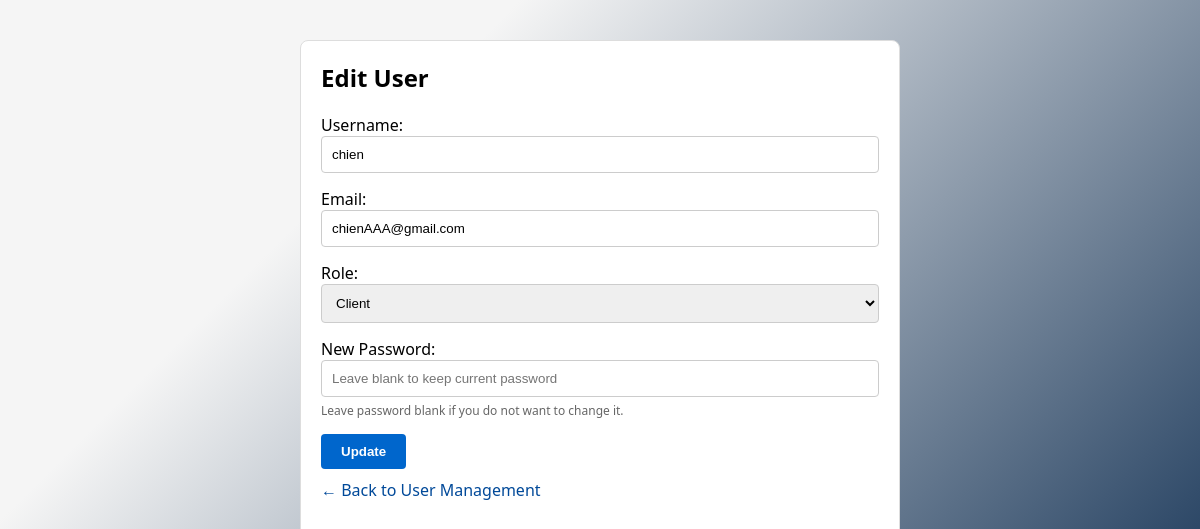
The app's page /adminedituser.php?id=1 (signed in) with its own data.
### tables this page shows
CREATE TABLE `users` (
  `id` int(11) NOT NULL,
  `username` varchar(100) NOT NULL,
  `email` varchar(100) NOT NULL,
  `password` varchar(255) NOT NULL,
  `role` enum('client','officer','admin') NOT NULL DEFAULT 'client'
);

### adminedituser.php (the view, shortened to what this page needs)
<?php
$conn = new mysqli("localhost", "root", "", "project");
$id = isset($_GET['id']) ? (int) $_GET['id'] : 0;
$stmt = $conn->prepare("SELECT username, email, role FROM users WHERE id = ?");
$stmt->bind_param("i", $id);
$stmt->execute();
$result = $stmt->get_result();
$user = $result->fetch_assoc();
?>
<!DOCTYPE html>
<html lang="en">
<head>
    <link rel="stylesheet" href="admin.css">
</head>
<body>
    <div class="form-edit">
        <h2>Edit User</h2>
        <form method="POST">
            <label>Username:</label>
            <input type="text" name="username" value="<?= htmlspecialchars($user['username']) ?>" required>
            <label>Email:</label>
            <input type="email" name="email" value="<?= htmlspecialchars($user['email']) ?>" required>
            <label>Role:</label>
            <select name="role" required>
                <option value="client" <?= $user['role'] === 'client' ? 'selected' : '' ?>>Client</option>
            </select>
            <label>New Password:</label>
            <input type="password" name="password" placeholder="Leave blank to keep current password">
            <p class="note">Leave password blank if you do not want to change it.</p>
            <button type="submit">Update</button>
        </form>
        <a href="adminusermanagment.php">← Back to User Management</a>
    </div>
</body>
</html>

### admin.css (style rules this page uses)
* { margin: 0; padding: 0; box-sizing: border-box; }
body { font-family: 'Segoe UI', sans-serif; background-color: #002147; background-image: linear-gradient(315deg, #002147 0%, #f5f5f5 74%); display: flex; height: 100vh; }
.form-edit { max-width: 600px; margin: 40px auto; background: #fff; padding: 20px; border: 1px solid #ddd; border-radius: 8px; }
.form-edit h2 { margin-bottom: 20px; }
.form-edit input, .form-edit select { width: 100%; padding: 10px; margin-bottom: 15px; border: 1px solid #ccc; border-radius: 4px; }
.form-edit button { background-color: #0066cc; color: white; padding: 10px 20px; border: none; border-radius: 4px; font-weight: bold; cursor: pointer; }
.form-edit a { display: inline-block; margin-top: 10px; text-decoration: none; color: #004999; }
.note { font-size: 12px; color: #666; margin-top: -10px; margin-bottom: 15px; }

### records on screen
users: username "chien", email "chienAAA@gmail.com", role "Client"
